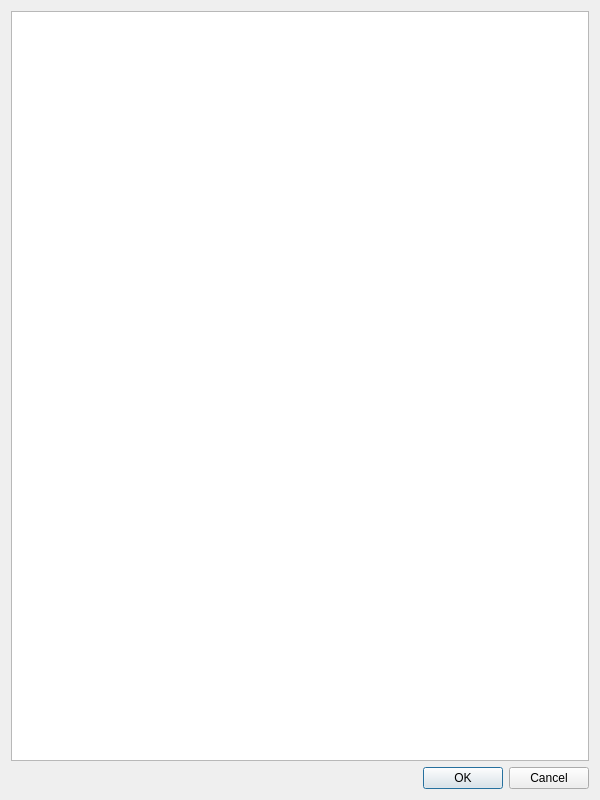
<?xml version="1.0" encoding="UTF-8"?>
<ui version="4.0">
 <class>HCenterBrowseDialog</class>
 <widget class="QDialog" name="HCenterBrowseDialog">
  <property name="geometry">
   <rect>
    <x>0</x>
    <y>0</y>
    <width>600</width>
    <height>800</height>
   </rect>
  </property>
  <property name="windowTitle">
   <string>Browse LDAP</string>
  </property>
  <layout class="QVBoxLayout">
   <item>
    <widget class="QTreeView" name="treeView">
     <property name="iconSize">
      <size>
       <width>32</width>
       <height>32</height>
      </size>
     </property>
     <property name="uniformRowHeights">
      <bool>true</bool>
     </property>
     <property name="animated">
      <bool>true</bool>
     </property>
     <attribute name="headerVisible">
      <bool>false</bool>
     </attribute>
    </widget>
   </item>
   <item>
    <widget class="QDialogButtonBox" name="buttonBox">
     <property name="standardButtons">
      <set>QDialogButtonBox::Cancel|QDialogButtonBox::Ok</set>
     </property>
    </widget>
   </item>
  </layout>
 </widget>
 <resources/>
 <connections>
  <connection>
   <sender>buttonBox</sender>
   <signal>accepted()</signal>
   <receiver>HCenterBrowseDialog</receiver>
   <slot>accept()</slot>
   <hints>
    <hint type="sourcelabel">
     <x>414</x>
     <y>697</y>
    </hint>
    <hint type="destinationlabel">
     <x>414</x>
     <y>363</y>
    </hint>
   </hints>
  </connection>
  <connection>
   <sender>buttonBox</sender>
   <signal>rejected()</signal>
   <receiver>HCenterBrowseDialog</receiver>
   <slot>reject()</slot>
   <hints>
    <hint type="sourcelabel">
     <x>414</x>
     <y>697</y>
    </hint>
    <hint type="destinationlabel">
     <x>414</x>
     <y>363</y>
    </hint>
   </hints>
  </connection>
 </connections>
</ui>
